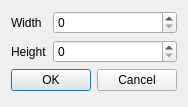
<?xml version="1.0" encoding="UTF-8"?>
<ui version="4.0">
 <class>Dialog</class>
 <widget class="QDialog" name="Dialog">
  <property name="geometry">
   <rect>
    <x>0</x>
    <y>0</y>
    <width>184</width>
    <height>107</height>
   </rect>
  </property>
  <property name="maximumSize">
   <size>
    <width>184</width>
    <height>107</height>
   </size>
  </property>
  <property name="windowTitle">
   <string>Set Size</string>
  </property>
  <layout class="QFormLayout" name="formLayout">
   <item row="0" column="0">
    <widget class="QLabel" name="label">
     <property name="text">
      <string>Width</string>
     </property>
    </widget>
   </item>
   <item row="0" column="1">
    <widget class="QSpinBox" name="width_spin"/>
   </item>
   <item row="1" column="0">
    <widget class="QLabel" name="label_2">
     <property name="text">
      <string>Height</string>
     </property>
    </widget>
   </item>
   <item row="1" column="1">
    <widget class="QSpinBox" name="height_spin"/>
   </item>
   <item row="2" column="0" colspan="2">
    <widget class="QDialogButtonBox" name="buttonBox">
     <property name="orientation">
      <enum>Qt::Horizontal</enum>
     </property>
     <property name="standardButtons">
      <set>QDialogButtonBox::Cancel|QDialogButtonBox::Ok</set>
     </property>
    </widget>
   </item>
  </layout>
 </widget>
 <resources/>
 <connections>
  <connection>
   <sender>buttonBox</sender>
   <signal>accepted()</signal>
   <receiver>Dialog</receiver>
   <slot>accept()</slot>
   <hints>
    <hint type="sourcelabel">
     <x>248</x>
     <y>254</y>
    </hint>
    <hint type="destinationlabel">
     <x>157</x>
     <y>274</y>
    </hint>
   </hints>
  </connection>
  <connection>
   <sender>buttonBox</sender>
   <signal>rejected()</signal>
   <receiver>Dialog</receiver>
   <slot>reject()</slot>
   <hints>
    <hint type="sourcelabel">
     <x>316</x>
     <y>260</y>
    </hint>
    <hint type="destinationlabel">
     <x>286</x>
     <y>274</y>
    </hint>
   </hints>
  </connection>
 </connections>
</ui>
